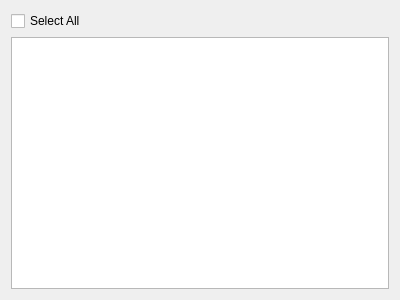
<?xml version="1.0" encoding="UTF-8"?>
<ui version="4.0">
 <class>ReverseEngineerWizardObjectListForm</class>
 <widget class="QWidget" name="ReverseEngineerWizardObjectListForm">
  <property name="geometry">
   <rect>
    <x>0</x>
    <y>0</y>
    <width>400</width>
    <height>300</height>
   </rect>
  </property>
  <property name="minimumSize">
   <size>
    <width>0</width>
    <height>0</height>
   </size>
  </property>
  <property name="windowTitle">
   <string>Form</string>
  </property>
  <layout class="QVBoxLayout" name="verticalLayout">
   <item>
    <widget class="QCheckBox" name="checkBox">
     <property name="text">
      <string>Select All</string>
     </property>
     <property name="tristate">
      <bool>false</bool>
     </property>
    </widget>
   </item>
   <item>
    <widget class="QListWidget" name="listWidget"/>
   </item>
  </layout>
 </widget>
 <resources/>
 <connections>
  <connection>
   <sender>checkBox</sender>
   <signal>stateChanged(int)</signal>
   <receiver>ReverseEngineerWizardObjectListForm</receiver>
   <slot>checkStateChanged(int)</slot>
   <hints>
    <hint type="sourcelabel">
     <x>199</x>
     <y>18</y>
    </hint>
    <hint type="destinationlabel">
     <x>199</x>
     <y>149</y>
    </hint>
   </hints>
  </connection>
 </connections>
 <slots>
  <slot>checkStateChanged(int)</slot>
 </slots>
</ui>
